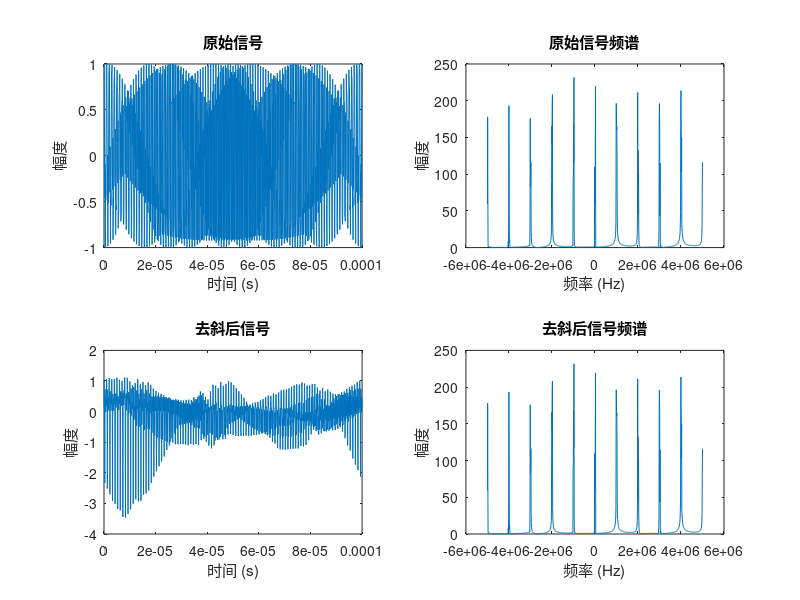

Recreate this plot in MATLAB.

% 参数
N = 1000; % 采样点数
f0 = 1e9; % 载波频率
B = 10e6; % 带宽
T = N / B; % 扫描时间
t = linspace(0, T, N); % 时间向量
f = linspace(-B/2, B/2, N); % 频率向量

% 信号生成
s = exp(1j * (2 * pi * f0 * t + 20 * sin(2 * pi * 1e6 * t)));

% 去斜滤波器设计
H = exp(-1j * pi * B * t.^2 / T);

% 去斜滤波
s_out = ifft(fft(s) .* H);

% 绘图
figure;
subplot(2,2,1);
plot(t, real(s));
title('原始信号');
xlabel('时间 (s)');
ylabel('幅度');

subplot(2,2,2);
plot(f, abs(fftshift(fft(s))));
title('原始信号频谱');
xlabel('频率 (Hz)');
ylabel('幅度');

subplot(2,2,3);
plot(t, real(s_out));
title('去斜后信号');
xlabel('时间 (s)');
ylabel('幅度');

subplot(2,2,4);
plot(f, abs(fftshift(fft(s_out))));
title('去斜后信号频谱');
xlabel('频率 (Hz)');
ylabel('幅度');